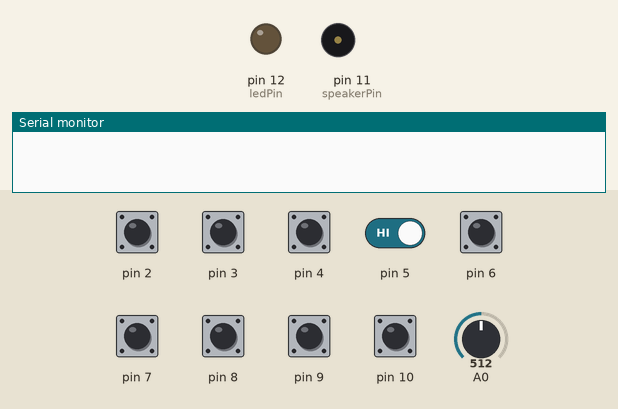
Bench run of a sketch on a simulated Arduino Uno, built with avr-gcc and run on an emulated ATmega328P. On the bench: output pins drawn as LEDs (lit = HIGH), buzzer (waves = sounding), the last lines printed to the serial monitor. Dashed ring = blinking. The inputs (shaded band) are chosen by the test bench; at power-on: pin 2–10 HIGH, A0 = 512. Random numbers use the default seed unless the sketch sets one.

Above: at 3.6 s.
3.7 s: pin 2 pulled LOW for 1 s
At 4.15 s:
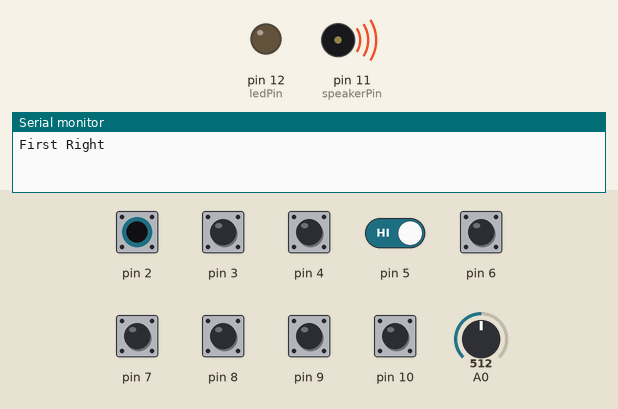
6.7 s: pin 10 pulled LOW for 0.15 s
At 6.85 s:
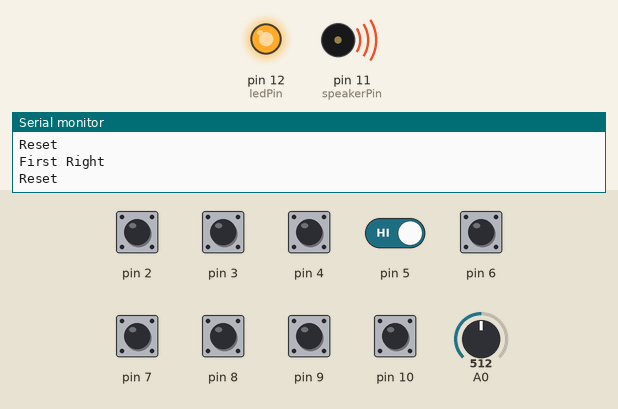
8.9 s: pin 2 driven LOW and pin 5 driven LOW
At 10.52 s:
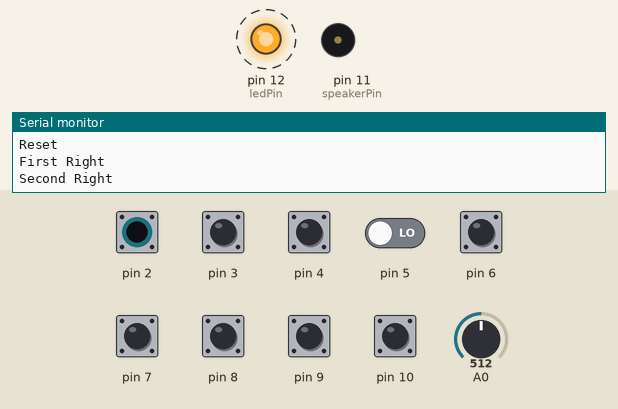
11.9 s: A0 set to 716
14.9 s: pin 2 driven HIGH
17.9 s: pin 5 driven HIGH
At 18.7 s:
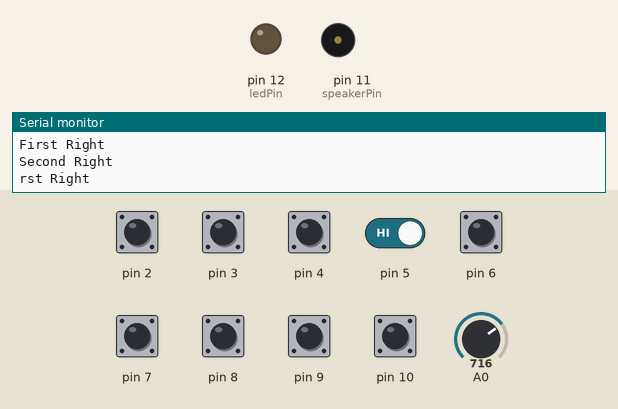
Timing chart, 0 to 20.5 s (numbered marks = the images above; inputs shaded):
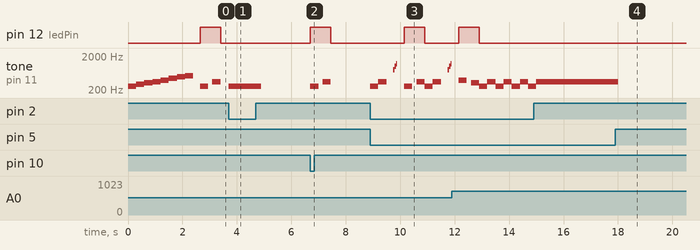

The sketch:

intervalGame.ino
```cpp
/* Project Title: Tone Match
Katie Ballinger
DIGF 2B03 Physical Computing
OCAD University
Created on April 8th 2014

Description:

Based on:
Blink, Public Domain, http://www.arduino.cc/en/Tutorial/Blink
Button, DojoDave, http://www.arduino.cc/en/Tutorial/Button
DigitalInputPullup, ScottFitzgerald, http://www.arduino.cc/en/Tutorial/InputPullupSerial
toneMelody, Tom Igoe, http://www.arduino.cc/en/Tutorial/Tone
Arrays, David A. Mellis, http://www.arduino.cc/en/Tutorial/Array
(Forum Topic Help), Rob Tillaart, http://forum.arduino.cc/index.php?topic=66681.0
toneGame, Katie Ballinger, https://github.com/KatieStarks/physical-computing/blob/master/toneGame.ino
*/
#include "pitches.h" //pitches library
int speakerPin = 11;
int ledPin = 12;

//array of notes
int notes[] = { NOTE_C4,NOTE_D4,NOTE_E4,NOTE_F4,NOTE_G4,NOTE_A4,NOTE_B4,NOTE_C5 };

bool waitForInput = false; //wait for player to push a button
int firstNote = 0; //hold the random number picked
int secondNote = 0; //hold the random number picked
int sensorVal = 0; //is it HIGH or LOW
int score = 0; //keep track of score up to 10
int firstButton = 0; //store first button pressed
int secondButton = 0; //store second button pressed

void setup(){
Serial.begin(9600); //initiates serial monitor

pinMode(speakerPin, OUTPUT);
pinMode(ledPin, OUTPUT);

for (int i = 2; i < 11; ++i)
{
  pinMode(i, INPUT_PULLUP);
}

playBoot();

}

void loop(){

//gives random note only when not waiting for input
  if(!waitForInput){
    delay(250);
    randomSeed(analogRead(0));
    firstNote = random(8);
    secondNote = random(8);

    digitalWrite(ledPin,HIGH);
    playNote(firstNote);
    delay(150);
    playNote(secondNote);
    digitalWrite(ledPin,LOW);

    waitForInput = true;
    Serial.println(firstNote + "and" + secondNote);

  } else{

    sensorVal = digitalRead(10);

    if (sensorVal == 0) {
      digitalWrite(ledPin,HIGH);
      playNote(firstNote);
      delay(150);
      playNote(secondNote);
      digitalWrite(ledPin,LOW);
    }

    for (int i = 2; i < 10; ++i)
    {
      sensorVal = digitalRead(i);

      if (sensorVal == 0) {

        playNote(i-2);

        if(firstButton == 0) {

          if ((i-2) == firstNote) {
            firstButton = i;
            Serial.println("First Right");
          }

        } else {

          firstButton = 0;

          if ((i-2) == secondNote) {

            delay(250);
            playCorrect();
            Serial.println("Second Right");
            waitForInput = false;
            score++;

          } else {
            Serial.println("Reset");
          }

        }
      }
    }

    if (score == 10) {
      playWin();
      score = 0;
      delay(1000);
      playBoot();
    }
  }
}

void playBoot(){
  int noteDuration = 300;
  int pauseBetweenNotes = 300;
  for (int i = 0; i < 8; i++) {
    tone(speakerPin, notes[i], noteDuration);
    delay(pauseBetweenNotes);
    noTone(speakerPin);
  }
}


void playNote(int currentNote) {
  int noteDuration = 500;
  int pauseBetweenNotes = 300;

  tone(speakerPin,notes[currentNote],noteDuration);
  delay(pauseBetweenNotes);
  noTone(speakerPin);
}

//play sequence of notes when two buttons match
void playCorrect() {
  int noteDuration = 150;
  int pauseBetweenNotes = 50;
  int notesCorrect[] = {NOTE_G5, NOTE_B5,NOTE_D6, NOTE_G6 };

  for (int i = 0; i < 3; i++) {
    tone(speakerPin, notesCorrect[i], noteDuration);
    delay(pauseBetweenNotes);
    noTone(speakerPin);
  }
}

//from toneMelody example, plays melody when you complete all the matches
void playWin() {
// notes in the melody:
  int melody[] = {NOTE_C4,NOTE_G3,NOTE_G3,NOTE_A3,NOTE_G3,0,NOTE_B3,NOTE_C4};

// note durations: 4 = quarter note, 8 = eighth note, etc.:
  int noteDurations[] = {
    4, 8, 8, 4,4,4,4,4};

  // iterate over the notes of the melody:
    for (int thisNote = 0; thisNote < 8; thisNote++) {

    // to calculate the note duration, take one second
    // divided by the note type.
    //e.g. quarter note = 1000 / 4, eighth note = 1000/8, etc.
      int noteDuration = 1000/noteDurations[thisNote];
      tone(speakerPin, melody[thisNote],noteDuration);

    // to distinguish the notes, set a minimum time between them.
    // the note's duration + 30% seems to work well:
      int pauseBetweenNotes = noteDuration * 1.30;
      delay(pauseBetweenNotes);
    // stop the tone playing:
      noTone(speakerPin);
    }
  }
```

pitches.h
```cpp
/*************************************************
* Public Constants
*************************************************/

/*************************************************
* Public Constants
*************************************************/

 #define NOTE_B0  31
 #define NOTE_C1  33
 #define NOTE_CS1 35
 #define NOTE_D1  37
 #define NOTE_DS1 39
 #define NOTE_E1  41
 #define NOTE_F1  44
 #define NOTE_FS1 46
 #define NOTE_G1  49
 #define NOTE_GS1 52
 #define NOTE_A1  55
 #define NOTE_AS1 58
 #define NOTE_B1  62
 #define NOTE_C2  65
 #define NOTE_CS2 69
 #define NOTE_D2  73
 #define NOTE_DS2 78
 #define NOTE_E2  82
 #define NOTE_F2  87
 #define NOTE_FS2 93
 #define NOTE_G2  98
 #define NOTE_GS2 104
 #define NOTE_A2  110
 #define NOTE_AS2 117
 #define NOTE_B2  123
 #define NOTE_C3  131
 #define NOTE_CS3 139
 #define NOTE_D3  147
 #define NOTE_DS3 156
 #define NOTE_E3  165
 #define NOTE_F3  175
 #define NOTE_FS3 185
 #define NOTE_G3  196
 #define NOTE_GS3 208
 #define NOTE_A3  220
 #define NOTE_AS3 233
 #define NOTE_B3  247
 #define NOTE_C4  262
 #define NOTE_CS4 277
 #define NOTE_D4  294
 #define NOTE_DS4 311
 #define NOTE_E4  330
 #define NOTE_F4  349
 #define NOTE_FS4 370
 #define NOTE_G4  392
 #define NOTE_GS4 415
 #define NOTE_A4  440
 #define NOTE_AS4 466
 #define NOTE_B4  494
 #define NOTE_C5  523
 #define NOTE_CS5 554
 #define NOTE_D5  587
 #define NOTE_DS5 622
 #define NOTE_E5  659
 #define NOTE_F5  698
 #define NOTE_FS5 740
 #define NOTE_G5  784
 #define NOTE_GS5 831
 #define NOTE_A5  880
 #define NOTE_AS5 932
 #define NOTE_B5  988
 #define NOTE_C6  1047
 #define NOTE_CS6 1109
 #define NOTE_D6  1175
 #define NOTE_DS6 1245
 #define NOTE_E6  1319
 #define NOTE_F6  1397
 #define NOTE_FS6 1480
 #define NOTE_G6  1568
 #define NOTE_GS6 1661
 #define NOTE_A6  1760
 #define NOTE_AS6 1865
 #define NOTE_B6  1976
 #define NOTE_C7  2093
 #define NOTE_CS7 2217
 #define NOTE_D7  2349
 #define NOTE_DS7 2489
 #define NOTE_E7  2637
 #define NOTE_F7  2794
 #define NOTE_FS7 2960
 #define NOTE_G7  3136
 #define NOTE_GS7 3322
 #define NOTE_A7  3520
 #define NOTE_AS7 3729
 #define NOTE_B7  3951
 #define NOTE_C8  4186
 #define NOTE_CS8 4435
 #define NOTE_D8  4699
 #define NOTE_DS8 4978
```

Measured:
- after the input at 3.7 s, tone on pin 11 (speakerPin): silent → 262 Hz at once, → silent 1.2 s later
- after the input at 6.7 s, pin 12 (ledPin): LOW → HIGH at once, → LOW 0.75 s later; tone on pin 11 (speakerPin): silent → 262 Hz at once, → silent 0.30 s later, → 349 Hz 0.15 s later, → silent 0.30 s later
- after the input at 8.9 s, pin 12 (ledPin): LOW → HIGH after 1.3 s, → LOW 0.75 s later; tone on pin 11 (speakerPin): plays 262 Hz for 0.30 s, 349 Hz for 0.30 s, 784 Hz for 0.05 s, 988 Hz for 0.05 s, 1175 Hz for 0.05 s, 262 Hz for 0.30 s … (12 notes in this stretch), starting at once
- after the input at 17.9 s, tone on pin 11 (speakerPin): 349 Hz → silent after 0.10 s
- by itself, tone on pin 11 (speakerPin): plays 262 Hz for 0.30 s, 294 Hz for 0.30 s, 330 Hz for 0.30 s, 349 Hz for 0.30 s, 392 Hz for 0.30 s, 440 Hz for 0.30 s … (10 notes in this stretch)
